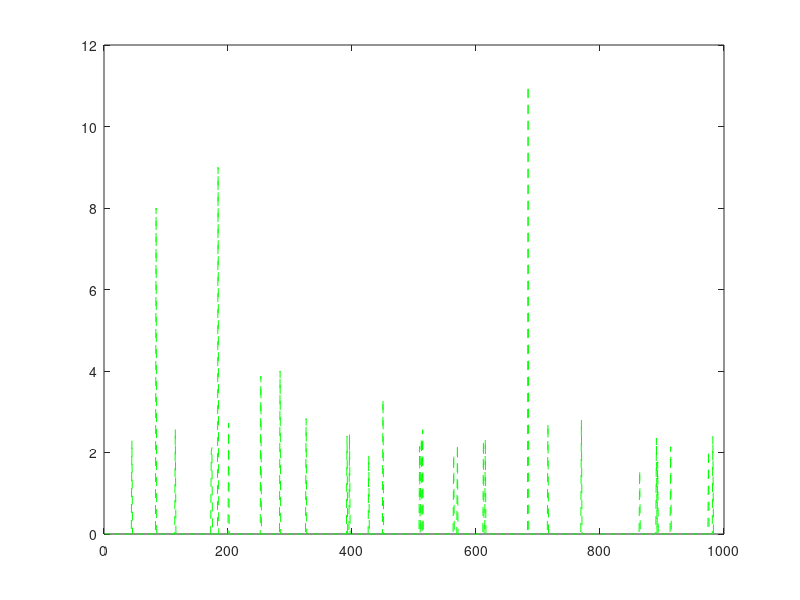
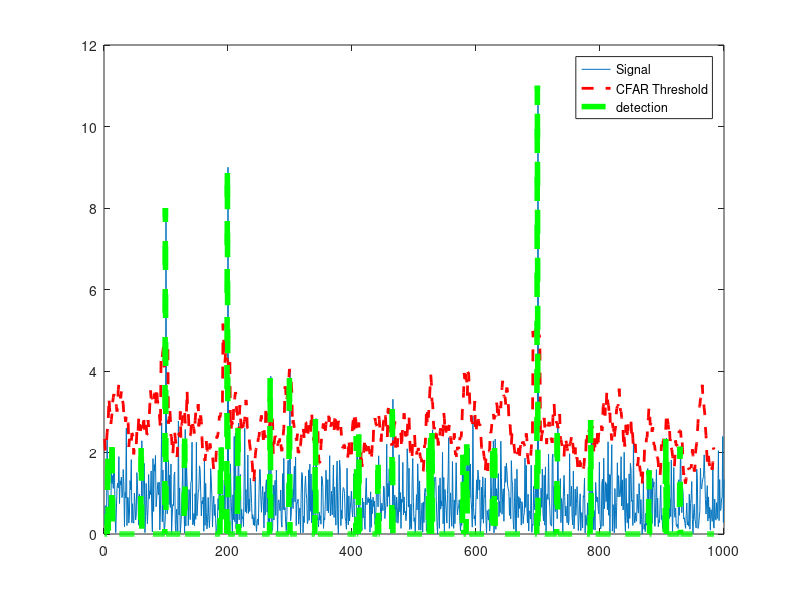

Recreate these plots in MATLAB, in order.
% Implement 1D CFAR using lagging cells on the given noise and target scenario.

% Close and delete all currently open figures
close all;

% Data_points
Ns = 1000;

% Generate random noise
s=abs(randn(Ns,1));

%Targets location. Assigning bin 100, 200, 300 and 700 as Targets with the amplitudes of 8, 9, 4, 11.
s([100 ,200, 300, 700])=[8 9 4 11];

%plot the output
plot(s);

% TODO: Apply CFAR to detect the targets by filtering the noise.

% 1. Define the following:
% 1a. Training Cells
% 1b. Guard Cells 
T = 12;
G = 3;
N = 2*(T+G) + 1;

% Offset : Adding room above noise threshold for desired SNR 
offset=3;

% Vector to hold threshold values 
threshold_cfar = [];

%Vector to hold final signal after thresholding
signal_cfar = [];

% 2. Slide window across the signal length
for i = 1:(Ns-(G+T+1))     

    % 2. - 5. Determine the noise threshold by measuring it within the training cells
    avgSumCells = sum(s(i:i+T-1)) / T;
    noiseThreshold = avgSumCells*offset; % Multiply or add it, based on linearity of values
    threshold_cfar = [threshold_cfar, {noiseThreshold}];
    % 6. Measuring the signal within the CUT
    signal = s(i+G+T+1);
    % 8. Filter the signal above the threshold
    if(signal <= noiseThreshold)
      signal = 0;
    end
    signal_cfar = [signal_cfar, {signal}];
end

% plot the filtered signal
plot (cell2mat(signal_cfar),'g--');

% plot original sig, threshold and filtered signal within the same figure.
figure,plot(s);
hold on,plot(cell2mat(circshift(threshold_cfar,G)),'r--','LineWidth',2)
hold on, plot (cell2mat(circshift(signal_cfar,(T+G))),'g--','LineWidth',4);
legend('Signal','CFAR Threshold','detection')
